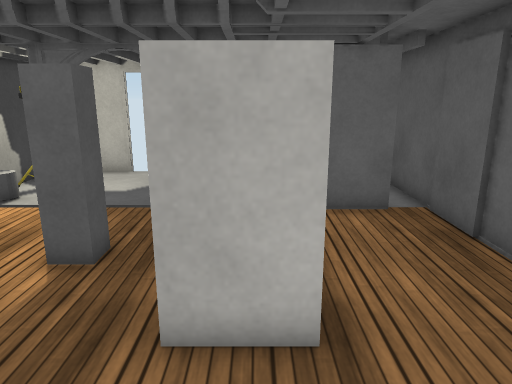
View 1 (above)

13 first-person views from a walk through a Unity game level. The camera is 1.5 m above the floor, tilts 14° down and sees 70° across. The floor is counted in squares, 0.5 m on a side. Each view is taken from the middle of a square. On the plan, view 1 faces up. The plan holds only what a view shows up to about 20 squares ahead; the rest is blank. The place goes on beyond the plan. The player character is not drawn. Door leaves are left out, so doorways stand open. Some surface patterns are stand-ins.

View 2
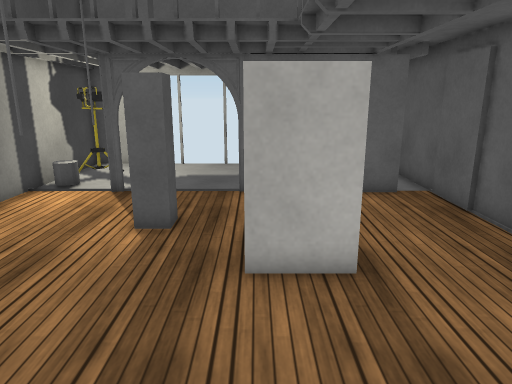

View 3
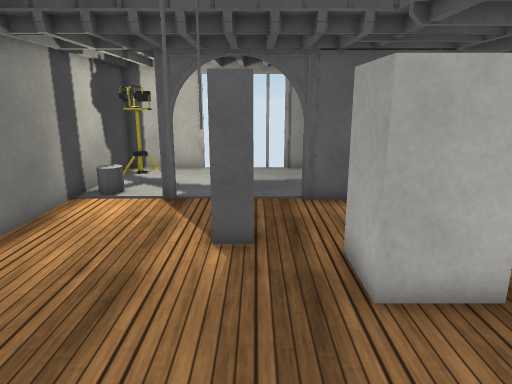

View 4
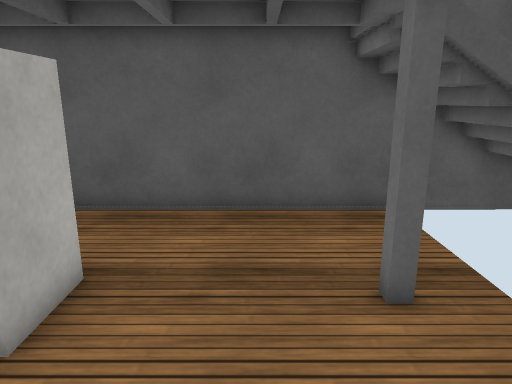

View 5
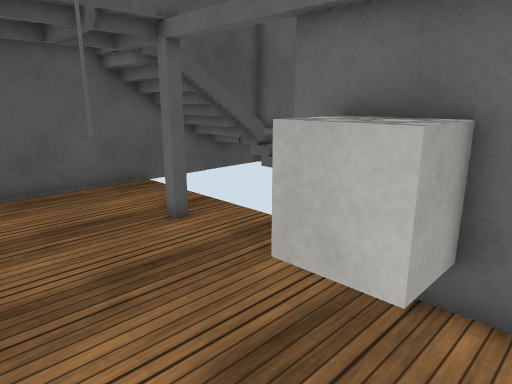

View 6
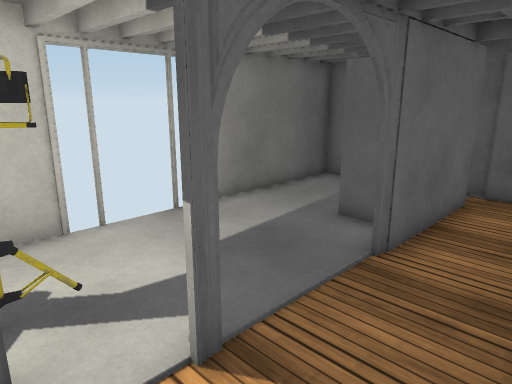

View 7
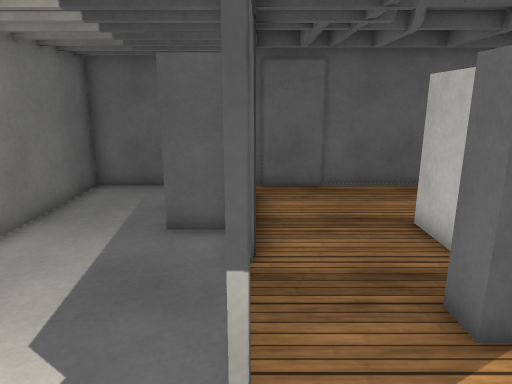

View 8
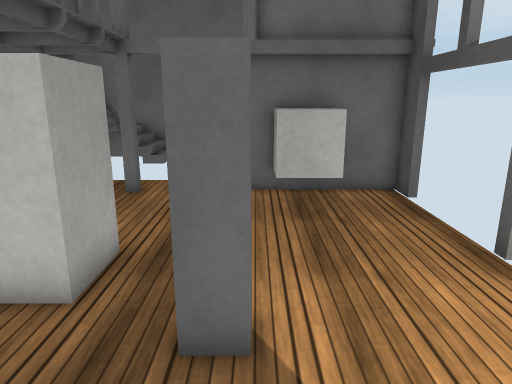

View 9
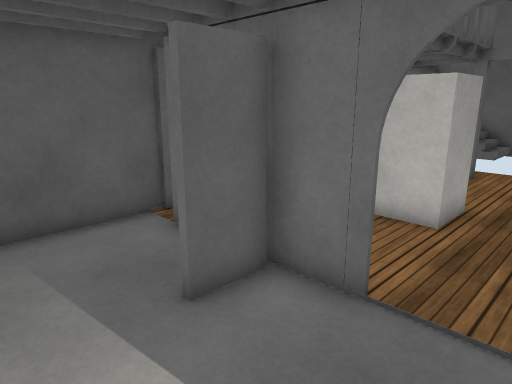

View 10
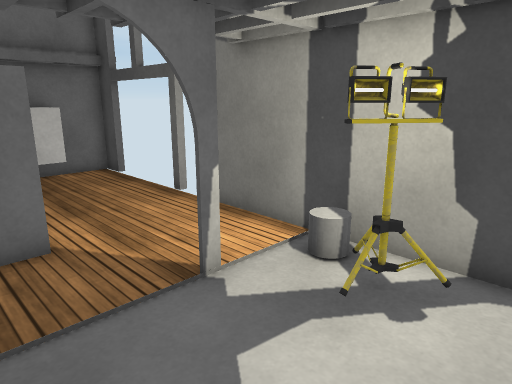

View 11
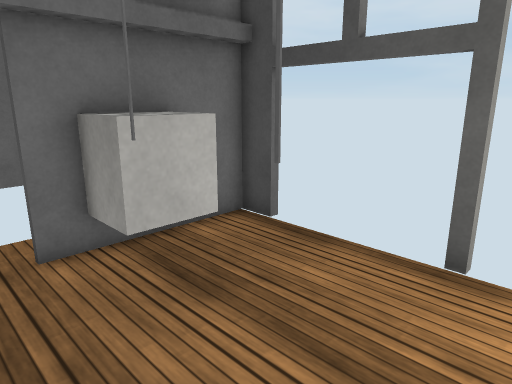

View 12
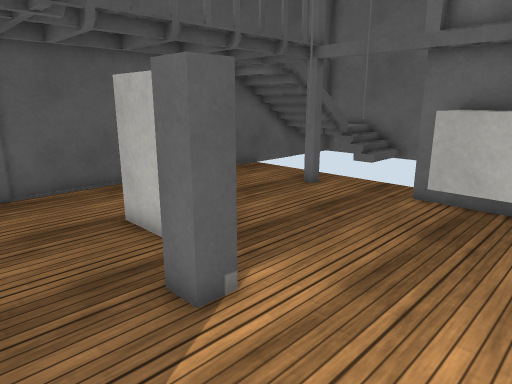

View 13
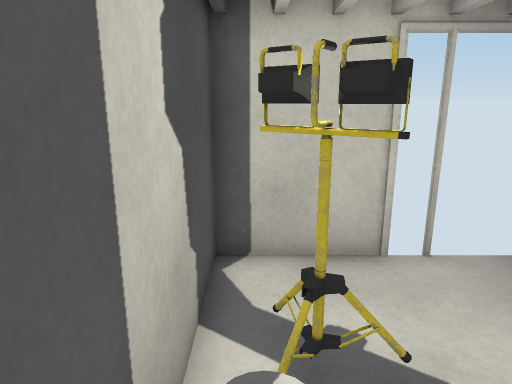

### Floor plan
Key: @ floor where view 1 was taken; # wall or solid block; x gap in a wall; . floor; D open door; ^ raised ledge; B block; C cube; O other object.
Columns run from 9 left of view 1 to 5 right of it. Each row starts with its distance up from view 1.
 16 ####DDDD#######
 15 #.............#
 14 # ............#
 13 ###...........#
 12 ###......##...#
 11 #O.......##...#
 10 #..#...######x#
  9 #.............#
  8 #.............#
  7 #....##.......#
  6  ....##.BB#...#
  5  .......B #...#
  4 x.......BB#...#
  3  .............#
  2  ....#........#
  1  .............#
  0  .CCC....@....#
 -1 ###CC#...#....#
 -2  ##CC#........#
 -3            x###
 -4            ^^^#
 -5            ^^^^

Positions as (right, up) in squares from view 1, and headings:
1: (0, 0), facing up
2: (-1, -2), facing up
3: (-3, -1), facing up
4: (-5, 1), facing right
5: (-8, 4), facing down-right
6: (-8, 7), facing up-right
7: (-8, 10), facing right
8: (-4, 11), facing down
9: (-4, 15), facing down-right
10: (-2, 15), facing down-left
11: (-2, 6), facing down-left
12: (-8, 10), facing down-right
13: (-8, 9), facing up
